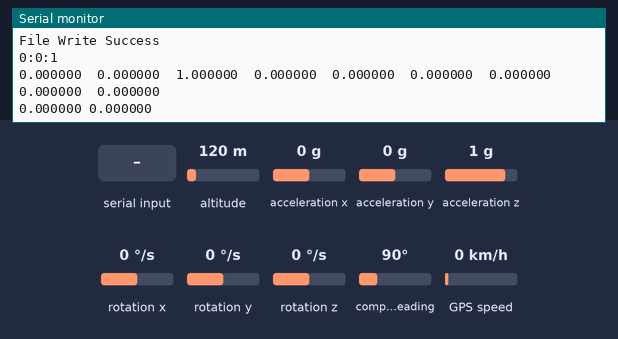
The sketch below on a simulated Arduino Uno, built with avr-gcc and run on an emulated ATmega328P. Parts: the last lines printed to the serial monitor. Inputs (shaded band) come from the test bench; at power-on: acceleration x 0 g, acceleration y 0 g, acceleration z 1 g, rotation x 0 °/s, altitude 120 m, rotation y 0 °/s, rotation z 0 °/s, compass heading 90°, GPS speed 0 km/h. Storage starts empty; the GPS gets a fix after 3 s at 37.7749, -122.4194 with 8 satellites.

Above: at 1.3 s.
1.4 s: acceleration x set to -1.4 g
At 2.0 s:
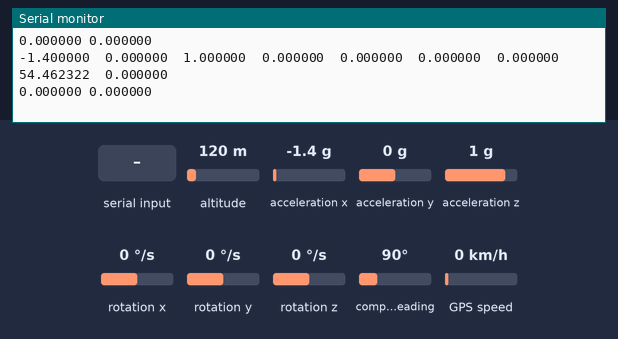
2.9 s: "1\n" received over Serial
4.4 s: acceleration y set to -1.4 g
At 4.4 s:
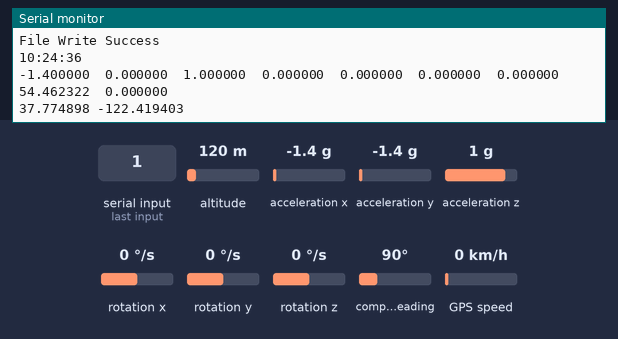
5.9 s: acceleration z set to -1.4 g
At 6.3 s:
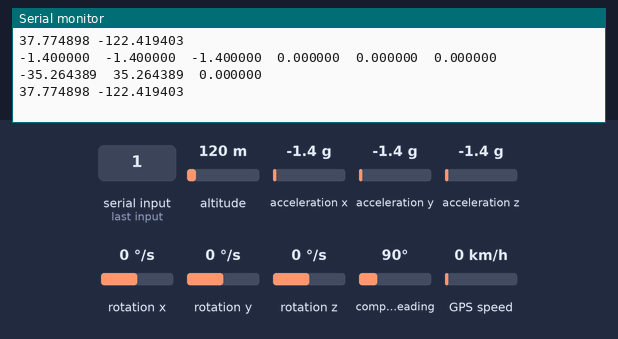
7.4 s: "0\n" received over Serial
8.9 s: rotation x set to -192 °/s
At 9.6 s:
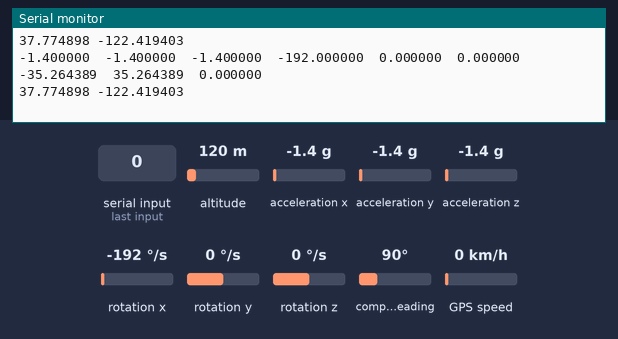
Timing chart, 0 to 11.4 s (numbered marks = the images above; inputs shaded):
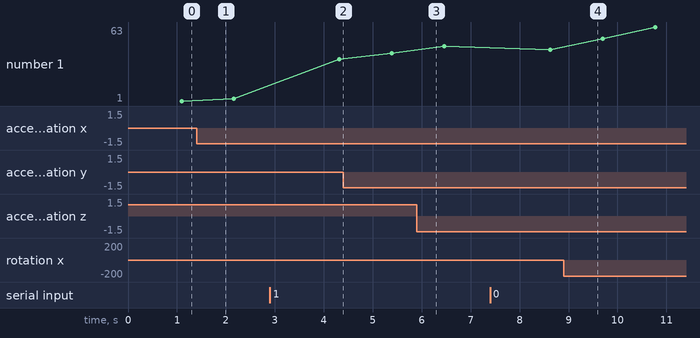

The sketch:

KURBC_GS_Simple.ino
```cpp
#include <stdlib.h>
#include <SoftwareSerial.h>
#include <TinyGPS.h>
#include "MPU6050_tockn.h"
#include <Wire.h>
#include "time.h"
#include <SPI.h>
#include <SD.h>

#define SDPin 4
// Arduino Uno = pin 10
#define FILENAME "data.txt"

TinyGPS gps;
SoftwareSerial GPSSerial(2, 3);
MPU6050 mpu6050(Wire);

File dataFile;
String fileName;

extern volatile unsigned long timer0_millis;
unsigned long timeVal;
unsigned long readTime, lastWriteTime;
int year;
byte month, day, hour, minute, second, hundredths;
bool state = false, newGPSData = false;
float flat, flon;


void setup() {
  Serial.begin(115200);
  while (Serial == false)
  {
    // Wait for Connection
  }

  Serial.println("Notice: Initializing SD card...");


  if (SD.begin(SDPin) == false)
  {
  Serial.println(F("Alert: Card Initializing failed, or not present"));
  while (true);
  }
  Serial.println(F("Notice: Card Initializing Complete."));
  state = true;

  GPSSerial.begin(115200);
  Wire.begin();
  mpu6050.begin();
  mpu6050.setGyroOffsets(-9.87, -10.0, -0.31);

  if(SD.exists(FILENAME)){
    SD.remove(FILENAME);
  }
}

void loop() {
  //State - PC로부터 시간을 받아오고 파일 여는 것에 성공했을 시 true로 세팅됨, 그 후 아래 코드 실행됨
  if (state)
  {
    UpdateData();
    SendDataToPC();
    if (millis() - lastWriteTime >= 1000)
    {
      Serial.println("FIle writing start");
      WriteDataToSD();
      lastWriteTime = millis();
    }

  }
  else
  {
    Serial.println("Alert: Waiting for re-starting measurement");
    delay(2000);
  }

}

void serialEvent() {
  if (Serial.available() > 0)
  {
    String inString = Serial.readStringUntil('\n');
    int index1 = inString.indexOf(':');
    int index2 = inString.indexOf(':', index1 + 1);
    int index3 = inString.length();

    String receivedHour, receivedMin, receivedSec;

    receivedHour = inString.substring(0, index1);
    receivedMin = inString.substring(index1 + 1, index2);
    receivedSec = inString.substring(index2 + 1, index3);


    gps.crack_datetime(&year, &month, &day, &hour, &minute, &second, &hundredths);

    /*
      hour = receivedHour.toInt();
      minute = receivedMin.toInt();
      sec = receivedSec.toInt();

      timer0_millis = (((long)hour * 3600 + minute * 60 + sec) * 1000);
    */

    timeVal = millis();

    fileName = receivedHour + ":" + receivedMin + ":" + receivedSec + "측정 데이터.txt";


    // PC에서 전송받은 시간으로 파일 생성 후 초기 데이터 기록
    dataFile = SD.open(fileName, FILE_WRITE);

    if (dataFile)
    {
      dataFile.println("X축가속도값 Y축가속도값 Z축가속도값 X축Gyro값 Y축 Gyro값 Z축가속도값");
      dataFile.print(String(mpu6050.getAccX(), 6));
      dataFile.print(",");
      dataFile.print(String(mpu6050.getAccY(), 6));
      dataFile.print(",");
      dataFile.print(String(mpu6050.getAccZ(), 6));
      dataFile.print(",");
      dataFile.print(String(mpu6050.getGyroX(), 6));
      dataFile.print(",");
      dataFile.print(String(mpu6050.getGyroY(), 6));
      dataFile.print(",");
      dataFile.print(String(mpu6050.getGyroZ(), 6));
      dataFile.print(",");
      dataFile.print(String(flat, 6));
      dataFile.print(",");
      dataFile.println(String(flon, 6));
      dataFile.close();
      lastWriteTime = millis();
      state = true; // 파일 여는 것에 성공했을 시 state true로 세팅
    }
    else
    {
      Serial.print(F("Alert: Error on File Opening"));
      Serial.println(fileName);
    }

  }
}

void UpdateData()
{

  mpu6050.update();


  //GPS
  while (GPSSerial.available())
  {
    char GPStmp = GPSSerial.read();
    // Serial.write(GPStmp); // uncomment this line if you want to see the GPS data flowing
    if (gps.encode(GPStmp)) // Did a new valid sentence come in?
      newGPSData = true;
  }

  //센서로부터 완전한 값을 읽어오는 것에 성공했다면 해당 값 저장
  if (newGPSData)
  {
    unsigned long age;
    gps.f_get_position(&flat, &flon);
    newGPSData = false;
  }
}

void SendDataToPC()
{
  if (millis() - timeVal >= 1000)
  {
    readTime = millis() / 1000;

    if (millis() >= 86400000)
    {
      timer0_millis = 0;
    }

    timeVal = millis();

    second += readTime % 60;
    minute += (readTime / 60) % 60;
    hour += (readTime / (3600)) % 24;
    Serial.print(hour);
    Serial.print(":");
    Serial.print(minute);
    Serial.print(":");
    Serial.println(second);
  }

  //축 가속도 값
  Serial.print(mpu6050.getAccX(), 6);
  Serial.print("\t");
  Serial.print(mpu6050.getAccY(), 6);
  Serial.print("\t");
  Serial.print(mpu6050.getAccZ(), 6);
  Serial.print("\t");

  //Gyro 값
  Serial.print(mpu6050.getGyroX(), 6);
  Serial.print("\t");
  Serial.print(mpu6050.getGyroY(), 6);
  Serial.print("\t");
  Serial.print(mpu6050.getGyroZ(), 6);
  Serial.print("\t");

  //축 기울기 값
  //Serial.print("angleX : ");
  Serial.print(mpu6050.getAngleX(), 6);
  Serial.print("\t");
  //Serial.print("\tangleY : ");
  Serial.print(mpu6050.getAngleY(), 6);
  Serial.print("\t");
  //Serial.print("\tangleZ : ");
  Serial.println(mpu6050.getAngleZ(), 6);

  // GPS 값
  Serial.print(flat == TinyGPS::GPS_INVALID_F_ANGLE ? 0.0 : flat, 6);
  Serial.print(" ");
  Serial.println(flon == TinyGPS::GPS_INVALID_F_ANGLE ? 0.0 : flon, 6);
  delay(500);
}

void WriteDataToSD()
{
  dataFile = SD.open(FILENAME, FILE_WRITE);
  if (dataFile)
  {
    int fileSize = dataFile.available();

    if (dataFile.seek(fileSize)) // 파일의 맨 마지막 캐릭터로 포인터 이동
    {
      dataFile.print(String((millis()/1000.00), 2));
      dataFile.print(",");
      dataFile.print(String(mpu6050.getAccX(), 6));
      dataFile.print(",");
      dataFile.print(String(mpu6050.getAccY(), 6));
      dataFile.print(",");
      dataFile.print(String(mpu6050.getAccZ(), 6));
      dataFile.print(",");
      dataFile.print(String(mpu6050.getGyroX(), 6));
      dataFile.print(",");
      dataFile.print(String(mpu6050.getGyroY(), 6));
      dataFile.print(",");
      dataFile.print(String(mpu6050.getGyroZ(), 6));
      dataFile.print(",");
      dataFile.print(String(flat, 6));
      dataFile.print(",");
      dataFile.println(String(flon, 6));
      dataFile.close();
      Serial.println("File Write Success");
    }


    lastWriteTime = millis();
    state = true; // 파일 여는 것에 성공했을 시 state true로 세팅
  }
  else
  {
    Serial.print(F("Alert: Error on File Opening"));
    Serial.println(FILENAME);
    state = false;
  }
}
```

Measured:
- after the input at 1.4 s, the serial monitor: prints a new line after 0.21 s (image 1)
- after the input at 5.9 s, the serial monitor: prints a new line at once (image 3)
- after the input at 8.9 s, the serial monitor: prints a new line after 0.24 s (image 4)
- plotted number 1: 3 → 36 after the input at 2.9 s, 47 → 44 after the input at 7.4 s
